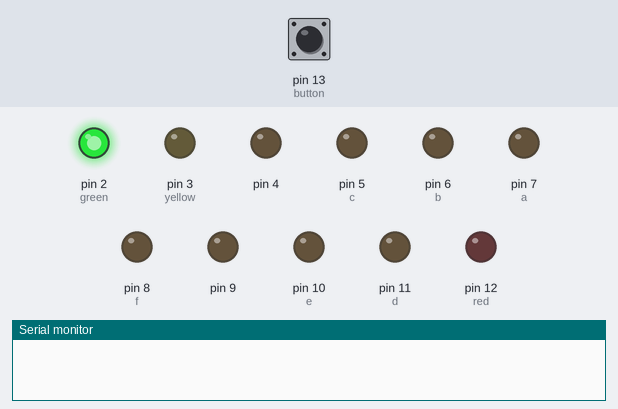
Bench run of a sketch on a simulated Arduino Uno, built with avr-gcc and run on an emulated ATmega328P. Shown: output pins drawn as LEDs (lit = HIGH), the last lines printed to the serial monitor. Inputs (shaded band) come from the test bench; at power-on: pin 13 (button) LOW.

Above: at 1.2 s.
1.3 s: pin 13 (button) pulled HIGH for 0.15 s
At 1.7 s:
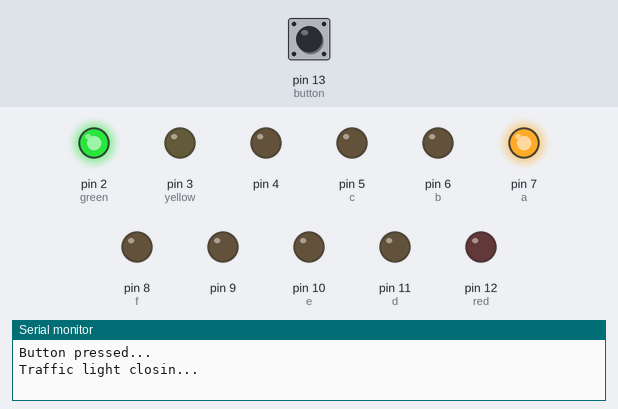
At 7.6 s:
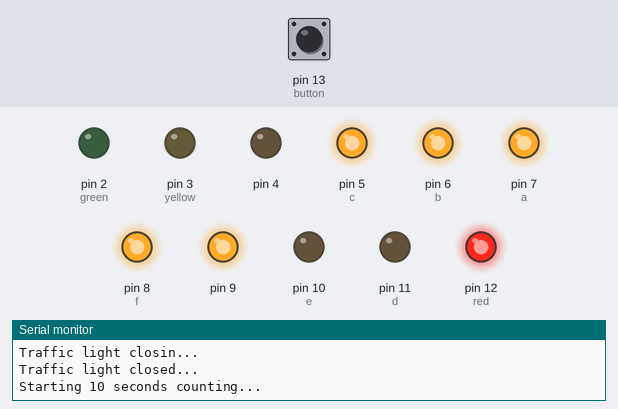
Timing chart, 0 to 18.8 s (numbered marks = the images above; inputs shaded):
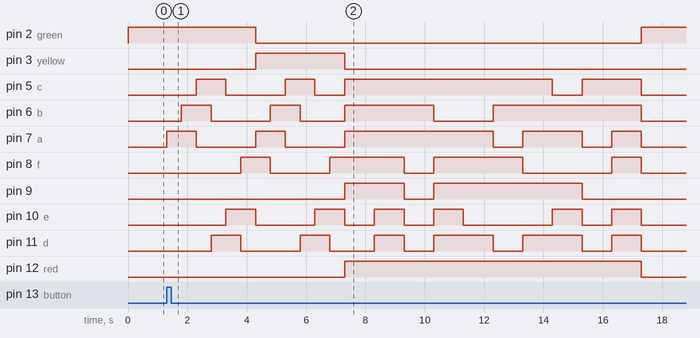

The sketch:

button_display_traffic_light.ino
```cpp
int red = 12;
int yellow = 3;
int green = 2;
int button = 13;
int a=7;
int b=6;
int c=5;
int d=11;
int e=10;
int f=8;
int g=9;
int dp=4;

void setup() {
    Serial.begin(9600);
    int i;
    for (i=2; i<=12; i++) {

        pinMode(i, OUTPUT);

    }

    pinMode(button, INPUT);

    lightsUpGreen();
}

void loop() {
    if (digitalRead(button) == HIGH) {
        clearDisplay();
        Serial.println("Button pressed...");
        trafficLight();
    }
}

void trafficLight(){
    Serial.println("Traffic light closin...");
    loading();
    lightsUpYellow();
    loading();
    clearDisplay();

    lightsUpRed();
    Serial.println("Traffic light closed...");

    Serial.println("Starting 10 seconds counting...");
    counterDesc();

    lightsUpGreen();
    Serial.println("Traffic light open...");
}

void lightsUpGreen(void){
    digitalWrite(green, HIGH);
    digitalWrite(yellow, LOW);
    digitalWrite(red, LOW);
}

void lightsUpYellow(void){
    digitalWrite(green, LOW);
    digitalWrite(yellow, HIGH);
    digitalWrite(red, LOW);
}

void lightsUpRed(void){
    digitalWrite(green, LOW);
    digitalWrite(yellow, LOW);
    digitalWrite(red, HIGH);
}


void clearDisplay(void){
    int sections[] = {a, b, c, d, e, f, g};

    for (int section : sections) {
        digitalWrite(section, LOW);
    }
}

void display1(void){
    int sections[] = {b, c};

    for (int section : sections) {
        digitalWrite(section, HIGH);
    }
}

void display2(void){
    int sections[] = {a, b, d, e, g};

    for (int section : sections) {
        digitalWrite(section, HIGH);
    }
}

void display3(void){
    int sections[] = {a, b, c, d, g};

    for (int section : sections) {
        digitalWrite(section, HIGH);
    }
}

void display4(void){
     int sections[] = {b, c, f, g};

    for (int section : sections) {
        digitalWrite(section, HIGH);
    }
}

void display5(void){
    int sections[] = {a, c, d, f, g};

    for (int section : sections) {
        digitalWrite(section, HIGH);
    }
}

void display6(void){
    int sections[] = {a, c, d, e, f, g};

    for (int section : sections) {
        digitalWrite(section, HIGH);
    }
}

void display7(void){
    int sections[] = {a, b, c};

    for (int section : sections) {
        digitalWrite(section, HIGH);
    }
}

void display8(void){
    int sections[] = {a, b, c, d, e, f, g};

    for (int section : sections) {
        digitalWrite(section, HIGH);
    }
}

void display9(void){
    int sections[] = {a, b, c, f, g};

    for (int section : sections) {
        digitalWrite(section, HIGH);
    }
}

void display0(void){
    int sections[] = {a, b, c, d, e, f};

    for (int section : sections) {
        digitalWrite(section, HIGH);
    }
}

void counterDesc(void){
    const int numFunctions = 10;

    void (*displayFunctions[numFunctions])() = {display0, display1, display2, display3, display4, display5, display6, display7, display8, display9};

    for (int i = numFunctions - 1; i >= 0; --i) {
        displayFunctions[i]();
        delay(1000);
        clearDisplay();

    }
}

void loading(void){
    digitalWrite(a, HIGH);
    delay(500);
    digitalWrite(f, LOW);
    digitalWrite(b, HIGH);
    delay(500);
    digitalWrite(a, LOW);
    digitalWrite(c, HIGH);
    delay(500);
    digitalWrite(b, LOW);
    digitalWrite(d, HIGH);
    delay(500);
    digitalWrite(c, LOW);
    digitalWrite(e, HIGH);
    delay(500);
    digitalWrite(d, LOW);
    digitalWrite(f, HIGH);
    delay(500);
    digitalWrite(e, LOW);

}
```

Measured:
- after the input at 1.3 s, pin 2 (green): HIGH → LOW after 3.0 s, → HIGH 13.0 s later; pin 3 (yellow): LOW → HIGH after 3.0 s, → LOW 3.0 s later
